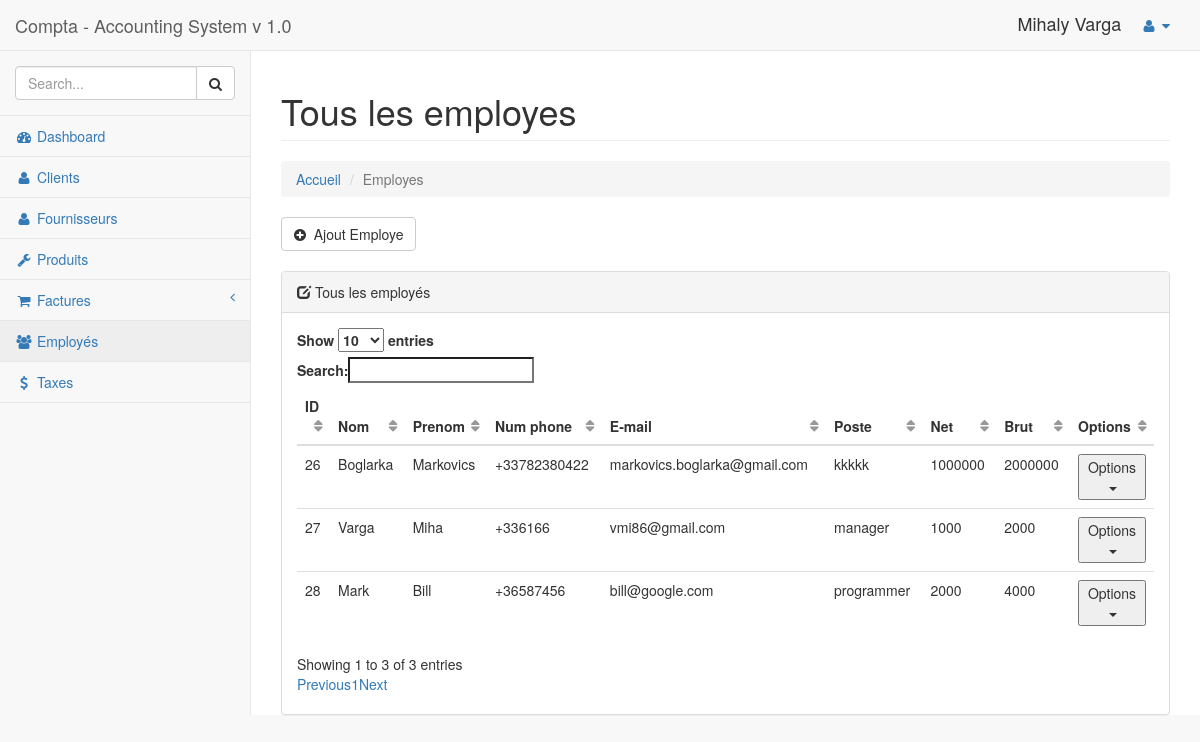
The page /employees.php (signed in) on the database its author committed.
### tables this page shows
CREATE TABLE `salaires` (
  `salarie_id` int(10) NOT NULL,
  `salarie_nom` varchar(255) NOT NULL,
  `salarie_prenom` varchar(255) NOT NULL,
  `salarie_phone` varchar(255) NOT NULL,
  `salarie_email` varchar(255) NOT NULL,
  `salarie_poste` varchar(255) NOT NULL,
  `salarie_salaire_NET` double NOT NULL,
  `salarie_salaire_BRUT` double NOT NULL
);

### includes/functions/functions_employe.php (the view)
<?php
function viewAllEmployees(){
     global $connection;
    $query = "SELECT * FROM salaires";
    $select_all_employees = mysqli_query($connection, $query);
    while($row = mysqli_fetch_assoc($select_all_employees)){
         $employee_id           = $row['salarie_id'];
         $employee_nom          = $row['salarie_nom'];
         $employee_prenom       = $row['salarie_prenom'];
         $employee_phone        = $row['salarie_phone'];
         $employee_email        = $row['salarie_email'];
         $employee_poste        = $row['salarie_poste'];
         $employee_salaire_net  = $row['salarie_salaire_NET'];
         $employee_salaire_brut = $row['salarie_salaire_BRUT'];
 echo "
<tr>
    <td>".$employee_id. "
    </td>
    <td>".$employee_nom. "
    </td>
    <td>".$employee_prenom. "
    </td>
    <td>".$employee_phone. "
    </td>
    <td>".$employee_email. "
    </td>
    <td>".$employee_poste. "
    </td>
    <td>".$employee_salaire_net. "
    </td>
    <td>".$employee_salaire_brut. "
    </td>
    <td>"."
        <div class='dropdown'>
            <button id='dLabel' type='button' data-toggle='dropdown' aria-haspopup='true' aria-expanded='false'>
                Options
                <span class='caret'></span>
                </button>
            <ul class='dropdown-menu' aria-labelledby='dLabel'>
                <li>
                    <a class='' href='employees.php?source=edit_employee&edit_empolyee={$employee_id}'><i class='fa fa-pencil-square-o' aria-hidden='true'></i> Modifier</a>
                </li>
                <li>
                    <a rel='$employee_id' class=' delete_link' href='#'><i class='fa fa-trash-o' aria-hidden='true'></i> Supprimer</a>
                </li>
            </ul>
        </div>". "
    </td>
</tr>";
    }
}
?>

### css/dashboard.css (style rules this page uses)
body { background-color: #f8f8f8; }

### rows shown on the page
salaires: salarie_id "26", salarie_nom "Boglarka", salarie_prenom "Markovics", salarie_phone "+33782380422", salarie_email "markovics.boglarka@gmail.com", salarie_poste "kkkkk", salarie_salaire_NET "1000000", salarie_salaire_BRUT "2000000"
salaires: salarie_id "27", salarie_nom "Varga", salarie_prenom "Miha", salarie_phone "+336166", salarie_email "vmi86@gmail.com", salarie_poste "manager", salarie_salaire_NET "1000", salarie_salaire_BRUT "2000"
salaires: salarie_id "28", salarie_nom "Mark", salarie_prenom "Bill", salarie_phone "+36587456", salarie_email "bill@google.com", salarie_poste "programmer", salarie_salaire_NET "2000", salarie_salaire_BRUT "4000"

### other values the page prints
$_SESSION['user_prenom'] "Mihaly"
$_SESSION['user_nom'] "Varga"
